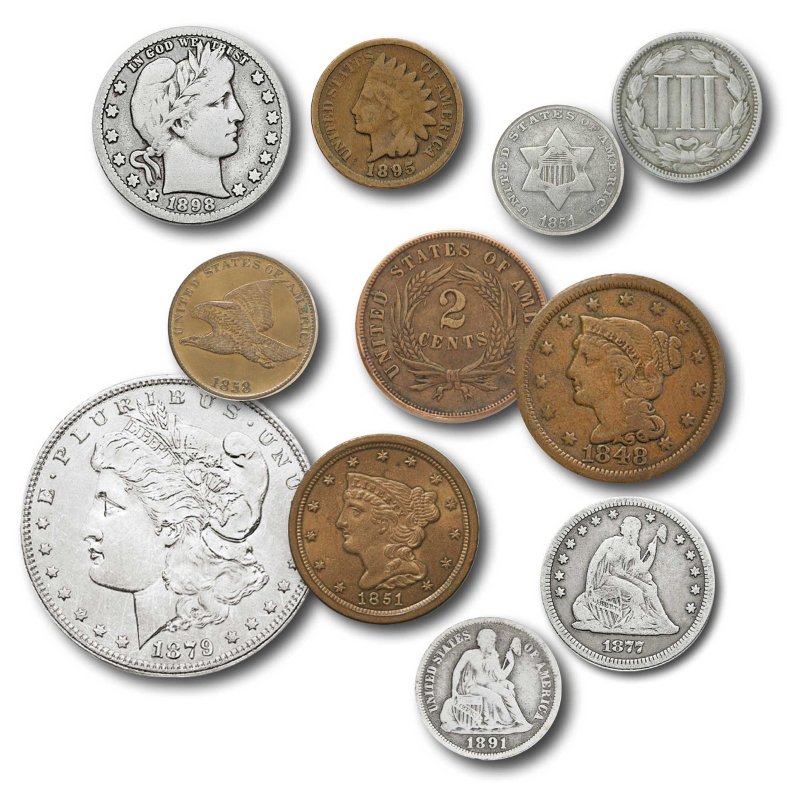
#> input picture odev3/para3.jpg, 1600 x 1600 px, found by its file name (shown at 1/2 size)
$ python count_para3.py
#> lines starting #> are read from the running program, lines starting #| are printed output that depends on the picture; after the words box and inside, x2 and y2 are one past the last pixel; in counts of white or black regions, pixels touching at a corner belong together
import cv2
import numpy as np

image = cv2.imread("C:\\Users\\Furkan\\Desktop\\OpenCVegitim\\odev3\\para3.jpg")
#> image is the input picture: shape (1600, 1600, 3); mean B, G, R 191.1, 198.9, 205
image = cv2.resize(image, (640, 480))
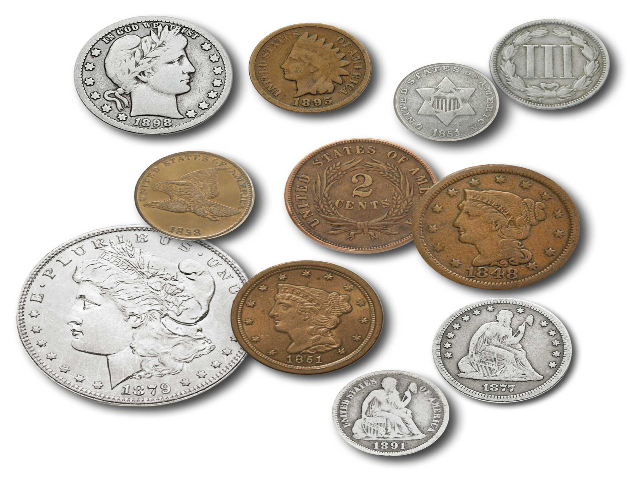
#> image: shape (480, 640, 3); mean B, G, R 191.1, 198.9, 204.9
gray_img = cv2.cvtColor(image,cv2.COLOR_BGR2GRAY)
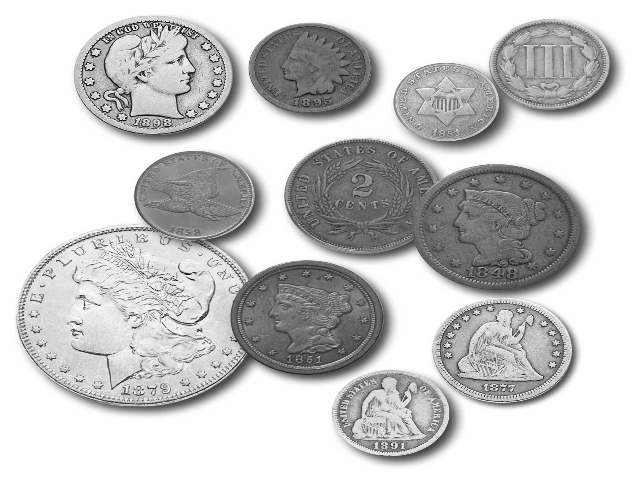
#> gray_img: shape (480, 640); min 2, max 255, mean 199.8
gray_img = cv2.GaussianBlur(gray_img,(5,5),0)

binary_image = cv2.adaptiveThreshold(
    gray_img, 255, cv2.ADAPTIVE_THRESH_GAUSSIAN_C, cv2.THRESH_BINARY_INV, 11, 3
)
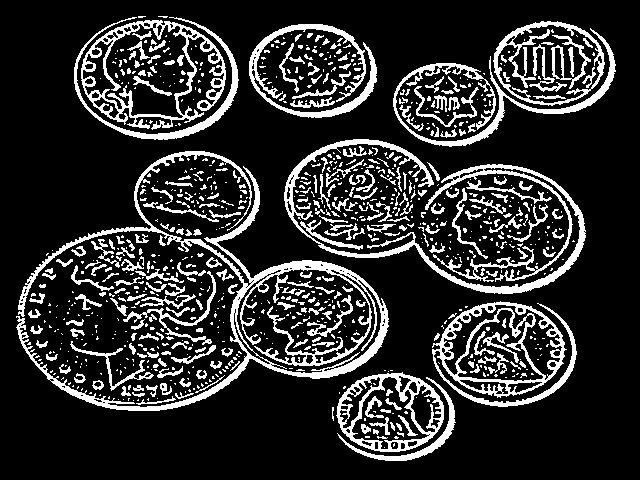
#> binary_image: shape (480, 640); 17.9% white; 908 white regions (640 under 20 px)

contours,hierarchy = cv2.findContours(binary_image,cv2.RETR_EXTERNAL,cv2.CHAIN_APPROX_NONE)
#> contours = 705 contours, 574 with area under 20; largest, box (x1, y1, x2, y2) and area: (16, 151, 389, 411) 17795, (432, 301, 577, 407) 9904, (81, 20, 226, 130) 9831, (493, 21, 605, 106) 7156, (336, 372, 444, 452) 6557

i = 0

for cnt in contours:
    if cv2.contourArea(cnt)>350:
        (x,y),r = cv2.minEnclosingCircle(cnt)
        center = (int(x),int(y))
        r =  int(r)
        i+=1
        cv2.drawContours(image,[cnt],-1,(0,255,0),2)
#> this loop made 705 passes
#> (x, y, r, center) on passes 38, 46, 233, 575, 579, 699, 700, 701, 702, 703: (395.3, 420.4, 59, (395, 420)), (389.7, 412, 53, (389, 412)), (172.9, 307.5, 51, (172, 307)), (202, 321.5, 186, (201, 321)), (434.6, 214, 152, (434, 214)), (503.3, 81.15, 113, (503, 81)), (312.5, 71, 64, (312, 71)), (548.5, 62, 55, (548, 62)), (153, 73.5, 72, (153, 73)), (155.9, 75, 82, (155, 75))
#> (x, y, r) on pass 185: (504, 350, 72)
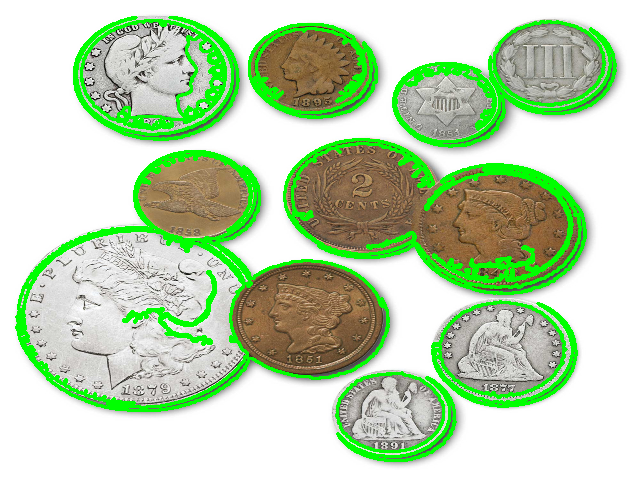
#> image: shape (480, 640, 3); 12.13% of pixels changed, all inside (x1, y1, x2, y2) = (15, 16, 617, 462)
#> after the loop, i = 11

cv2.putText(image, f"para sayisi: {i}", (50, 50), cv2.FONT_HERSHEY_SIMPLEX, 1, (0, 0,255), 2)
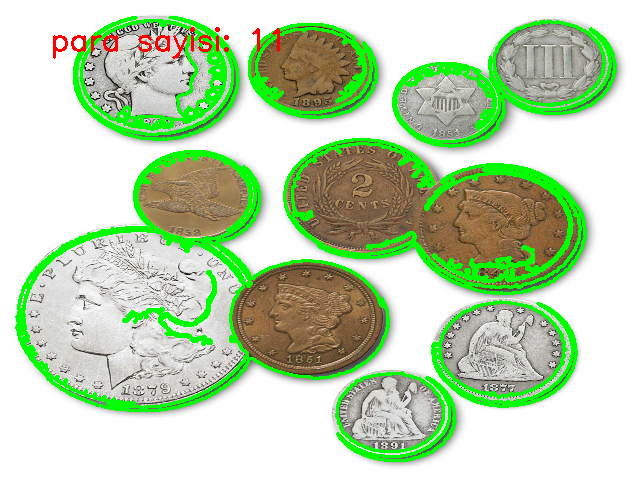
#> image: shape (480, 640, 3); 0.43% of pixels changed, all inside (x1, y1, x2, y2) = (53, 27, 280, 59)


cv2.imshow("binary",binary_image)
cv2.imshow("orig",image)
cv2.waitKey(0)
cv2.destroyAllWindows()
